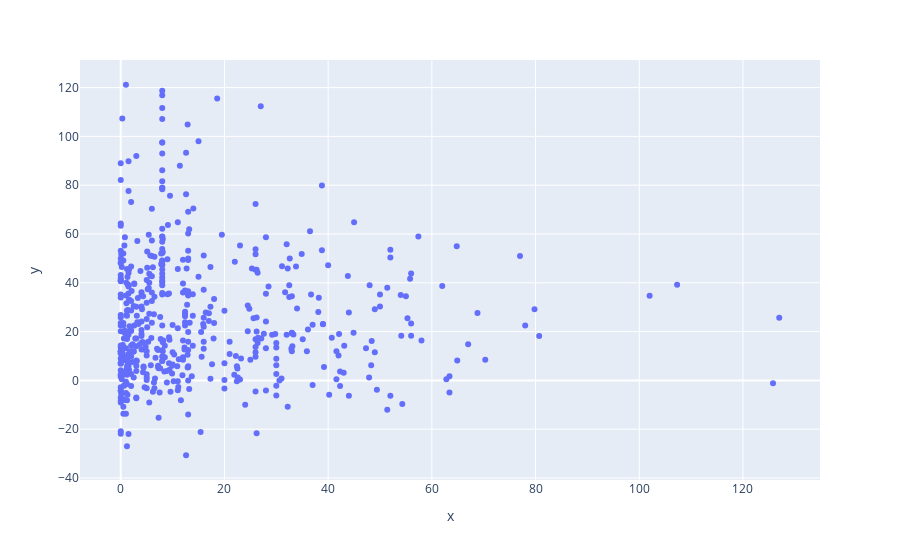

Here is the notebook cell this chart was saved with:
### Code cell
px.scatter(x = glucose_spikes['protein'], y = glucose_spikes['stabilize'])

### Figure 1 — Plotly figure (JSON) as saved in the notebook; plotly's stock layout.template omitted (floating-point values rounded to 4 significant figures; data arrays with more than 128 entries replaced by an {"elided": "..."} marker saying what was removed)
{"data": [{"hovertemplate": "x=%{x}<br>y=%{y}<extra></extra>", "legendgroup": "", "marker": {"color": "#636efa", "symbol": "circle"}, "mode": "markers", "name": "", "orientation": "v", "showlegend": false, "type": "scatter", "x": {"elided": "528 float values"}, "xaxis": "x", "y": {"elided": "528 float values"}, "yaxis": "y"}], "layout": {"legend": {"tracegroupgap": 0}, "margin": {"t": 60}, "xaxis": {"anchor": "y", "domain": [0, 1], "title": {"text": "x"}}, "yaxis": {"anchor": "x", "domain": [0, 1], "title": {"text": "y"}}}}
